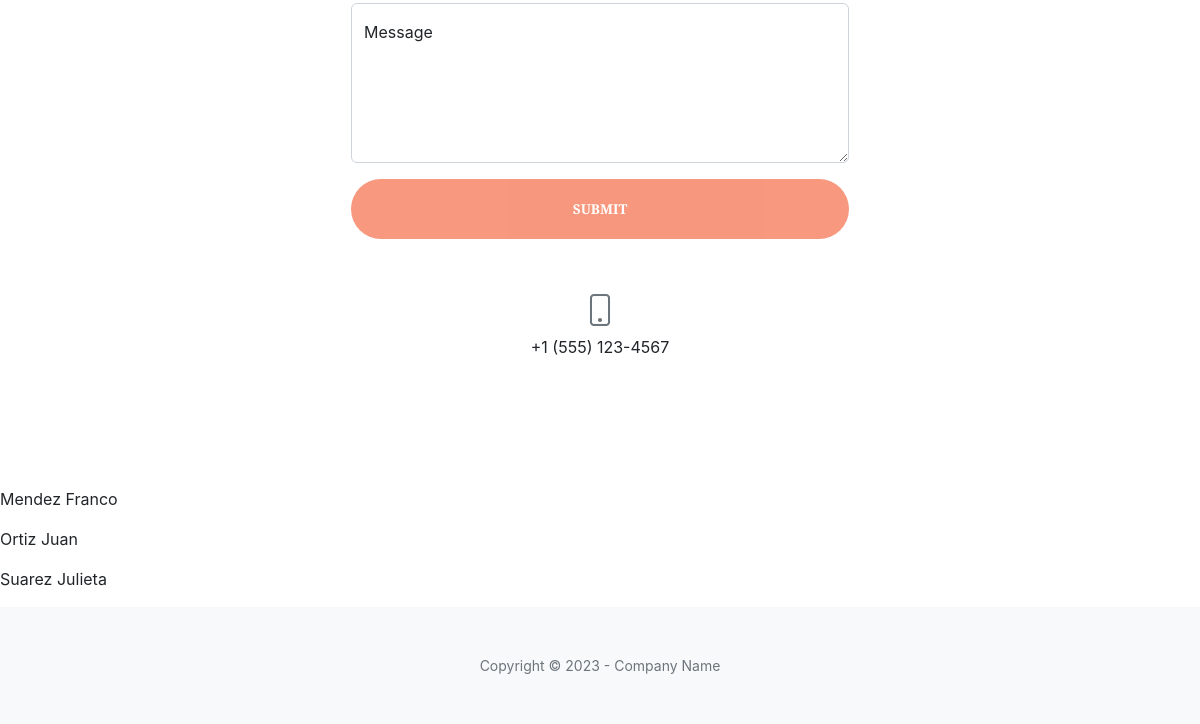
The page /cliente/ (lower part) on the database as committed earlier.
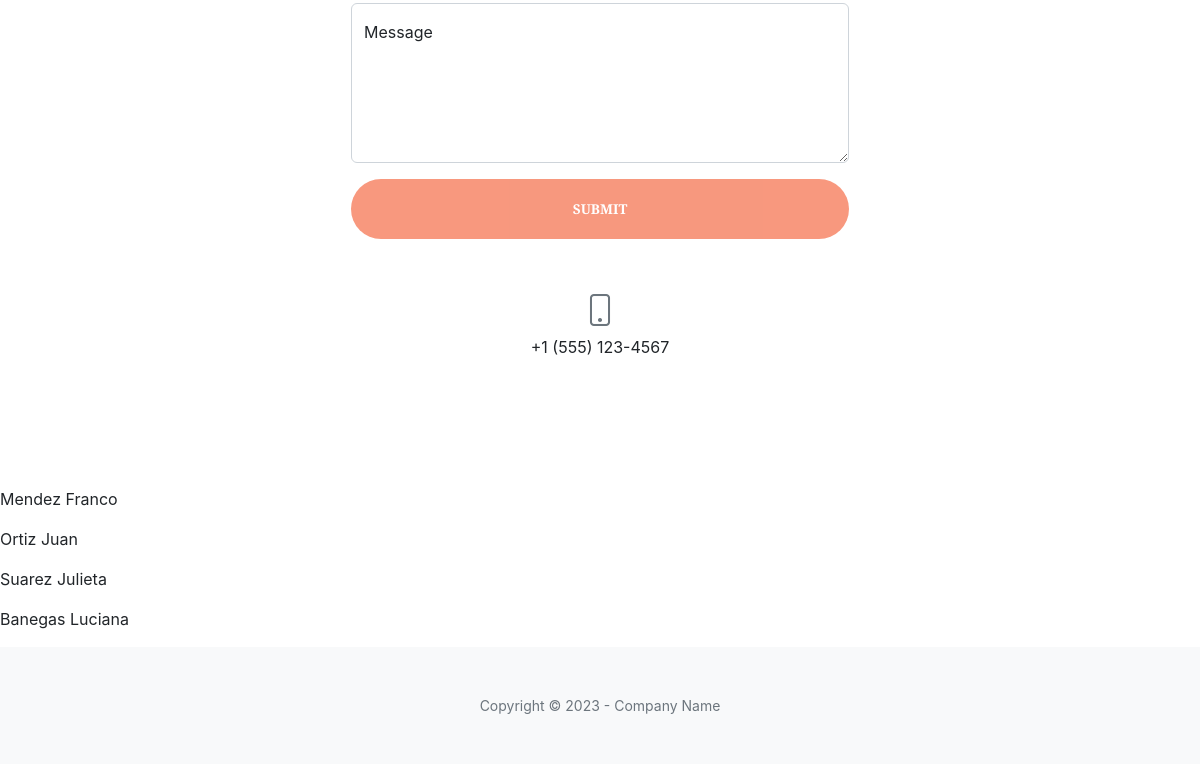
The same page on the database as committed later.
### cliente/models.py (models this page shows, shortened)
class Registro(models.Model):
    nombre = models.CharField(max_length=100)
    apellido = models.CharField(max_length=100)
    nacimiento = models.DateField(null=True, blank=True)
    correo = models.EmailField(max_length=254, blank=True, null=True)

### cliente/views.py (the view)
def cliente_views(request):
    clientes = models.Registro.objects.all()
    context = {"clientes": clientes}
    return render(request, "cliente/index.html", context)

### cliente/templates/cliente/index.html (shortened to what this page needs)
{% extends 'home/base.html' %}
{% block contenido_agregado %}
    {% for i in clientes %}
    <p>{{ i.apellido }} {{ i.nombre }}</p>
    {% endfor %}
{% endblock contenido_agregado %}

### home/templates/home/base.html (shortened to what this page needs)
{% load static %}
<!DOCTYPE html>
<html lang="es">
    <head>
        <link href="https://cdn.jsdelivr.net/npm/bootstrap-icons@1.5.0/font/bootstrap-icons.css" rel="stylesheet" />
        <link href="https://cdnjs.cloudflare.com/ajax/libs/SimpleLightbox/2.1.0/simpleLightbox.min.css" rel="stylesheet" />
        <link href="{% static 'home/css/styles.css' %}" rel="stylesheet" />
    </head>
    <body id="page-top">
        <section class="page-section" id="contact">
            <div class="container px-4 px-lg-5">
                <div class="row gx-4 gx-lg-5 justify-content-center mb-5">
                    <div class="col-lg-6">
                        <form id="contactForm" data-sb-form-api-token="API_TOKEN">
                            <div class="form-floating mb-3">
                                <textarea class="form-control" id="message" type="text" placeholder="Enter your message here..." style="height: 10rem" data-sb-validations="required"></textarea>
                                <label for="message">Message</label>
                            </div>
                            <div class="d-grid"><button class="btn btn-primary btn-xl disabled" id="submitButton" type="submit">Submit</button></div>
                        </form>
                    </div>
                </div>
                <div class="row gx-4 gx-lg-5 justify-content-center">
                    <div class="col-lg-4 text-center mb-5 mb-lg-0">
                        <i class="bi-phone fs-2 mb-3 text-muted"></i>
                        <div>+1 (555) 123-4567</div>
                    </div>
                </div>
            </div>
        </section>
        {% block contenido_agregado %}
        {% endblock contenido_agregado %}
        <footer class="bg-light py-5">
            <div class="container px-4 px-lg-5"><div class="small text-center text-muted">Copyright &copy; 2023 - Company Name</div></div>
        </footer>
    </body>
</html>

Rows that differ between the two databases and show on the page:
added Registro: apellido "Banegas", nombre "Luciana"
